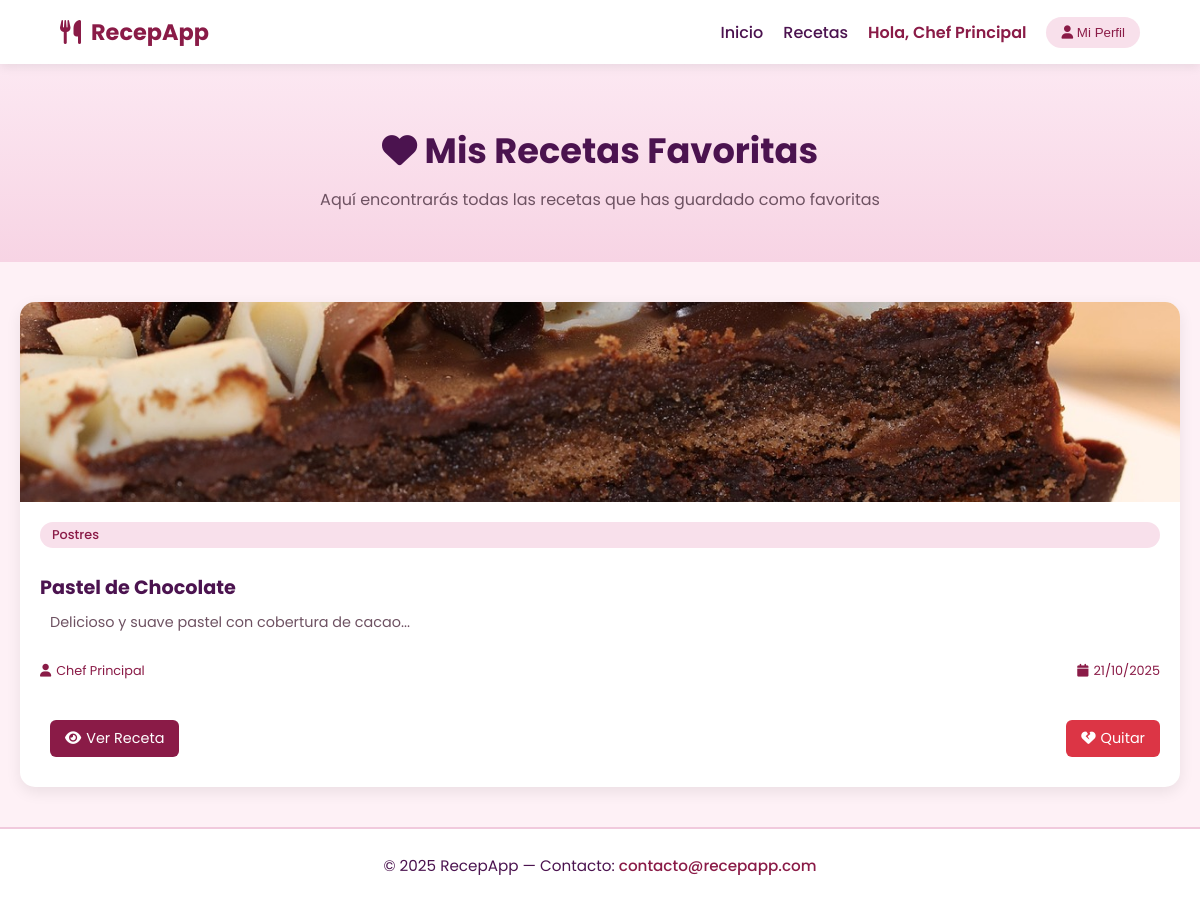
The app's page /frontend/ver-favoritos.php (signed in) with its own data.
### tables this page shows
CREATE TABLE `recetas` (
  `id` int(11) NOT NULL,
  `titulo` varchar(200) NOT NULL,
  `descripcion` text DEFAULT NULL,
  `ingredientes` text NOT NULL,
  `instrucciones` text NOT NULL,
  `imagen` varchar(255) DEFAULT NULL,
  `categoria_id` int(11) DEFAULT NULL,
  `usuario_id` int(11) DEFAULT NULL,
  `fecha_creacion` timestamp NOT NULL DEFAULT current_timestamp()
);

CREATE TABLE `categorias` (
  `id` int(11) NOT NULL,
  `nombre` varchar(100) NOT NULL
);

CREATE TABLE `usuarios` (
  `id` int(11) NOT NULL,
  `nombre` varchar(100) NOT NULL,
  `correo` varchar(150) NOT NULL,
  `contraseña` varchar(255) NOT NULL,
  `fecha_registro` timestamp NOT NULL DEFAULT current_timestamp()
);

### backend/helpers.php (called while the page is built, shortened)
<?php
function url($path = '') {
    $base_url = '../frontend';
    return $base_url . ($path ? '/' . ltrim($path, '/') : '');
}
function asset($path) {
    return '../frontend/' . ltrim($path, '/');
}
?>

### backend/session.php (called while the page is built, shortened)
<?php
function usuarioEstaLogeado() {
    return isset($_SESSION['usuario_id']);
}
function obtenerUsuarioNombre() {
    return $_SESSION['usuario_nombre'] ?? 'Invitado';
}
?>

### frontend/ver-favoritos.php (the view, shortened to what this page needs)
<?php
require_once __DIR__ . '/../backend/session.php';
require_once __DIR__ . '/../backend/conexion.php';
require_once '../backend/helpers.php';
$usuario_id = $_SESSION['usuario_id'];
$favoritos = $conexion->query("
    SELECT r.*, c.nombre as categoria_nombre, u.nombre as usuario_nombre
    FROM recetas r
    LEFT JOIN categorias c ON r.categoria_id = c.id
    LEFT JOIN usuarios u ON r.usuario_id = u.id
    INNER JOIN favoritos f ON r.id = f.receta_id
    WHERE f.usuario_id = $usuario_id
    ORDER BY f.fecha DESC
");
?>
<!DOCTYPE html>
<html lang="es">
<head>
  <link rel="stylesheet" href="<?php echo asset('css/style.css'); ?>">
</head>
<body>
<header class="navbar">
  <div class="logo">
    <i class="fas fa-utensils"></i>
    <h1>RecepApp</h1>
  </div>
  <nav class="menu">
    <a href="<?php echo url('index.php'); ?>">Inicio</a>
    <a href="<?php echo url('ver-mas-recetas.php'); ?>">Recetas</a>
    <?php if (usuarioEstaLogeado()): ?>
      <span class="user">Hola, <?php echo htmlspecialchars(obtenerUsuarioNombre()); ?></span>
      <div class="profile-menu">
        <button class="profile-btn"><i class="fas fa-user"></i> Mi Perfil</button>
      </div>
    <?php else: ?>
      <a href="<?php echo url('iniciar-sesion.php'); ?>">Iniciar Sesión</a>
      <a href="<?php echo url('registrarse.php'); ?>">Registrarse</a>
    <?php endif; ?>
  </nav>
</header>
<section class="page-header">
  <h2><i class="fas fa-heart"></i> Mis Recetas Favoritas</h2>
  <p>Aquí encontrarás todas las recetas que has guardado como favoritas</p>
</section>
<section class="recetas-lista">
  <?php if ($favoritos->num_rows > 0): ?>
    <div class="recetas-grid">
      <?php while($receta = $favoritos->fetch_assoc()): ?>
        <div class="card">
          <img src="<?php echo asset('img/' . ($receta['imagen'] ?: 'placeholder.jpg')); ?>"
               alt="<?php echo htmlspecialchars($receta['titulo']); ?>"
               onerror="this.src='<?php echo asset('img/placeholder.jpg'); ?>'">
          <div class="card-content">
            <span class="categoria-badge"><?php echo htmlspecialchars($receta['categoria_nombre']); ?></span>
            <h4><?php echo htmlspecialchars($receta['titulo']); ?></h4>
            <p class="descripcion"><?php echo substr(htmlspecialchars($receta['descripcion']), 0, 100); ?>...</p>
            <div class="card-meta">
              <span><i class="fas fa-user"></i> <?php echo htmlspecialchars($receta['usuario_nombre']); ?></span>
              <span><i class="fas fa-calendar"></i> <?php echo date('d/m/Y', strtotime($receta['fecha_creacion'])); ?></span>
            </div>
            <div class="card-actions">
              <a href="<?php echo url('ver-receta.php?id=' . $receta['id']); ?>" class="btn-ver">
                <i class="fas fa-eye"></i> Ver Receta
              </a>
              <form method="POST" class="eliminar-favorito-form">
                <button type="submit"
                        name="eliminar_favorito"
                        value="<?php echo $receta['id']; ?>"
                        class="btn-eliminar"
                        onclick="return confirm('¿Quitar de favoritos?')">
                  <i class="fas fa-heart-broken"></i> Quitar
                </button>
              </form>
            </div>
          </div>
        </div>
      <?php endwhile; ?>
    </div>
  <?php endif; ?>
</section>
<footer class="footer-simple">
  <p>© 2025 RecepApp — Contacto:
     <a href="mailto:contacto@recepapp.com">contacto@recepapp.com</a></p>
</footer>
</body>
</html>

### records on screen
recetas: imagen (picture), categoria.nombre "Postres", titulo "Pastel de Chocolate", descripcion "Delicioso y suave pastel con cobertura de cacao", usuario.nombre "Chef Principal", fecha_creacion "21/10/2025", $receta['id'] 1 (drawn)

### other values on screen
obtenerUsuarioNombre() "Chef Principal"
